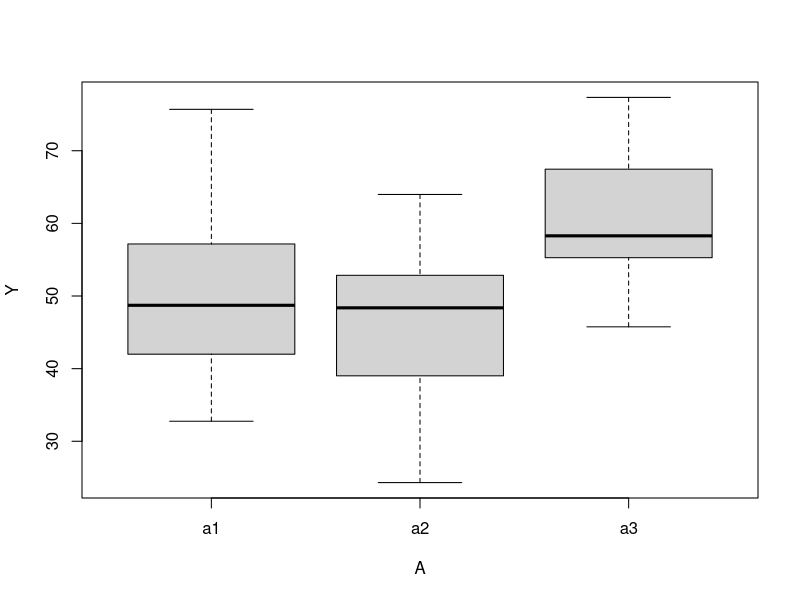

Reproduce this figure in R.
library(car)
library(carData)
A <- as.factor(c(rep("a1", 25), rep("a2", 30), rep("a3", 28)))
Y <- c(rnorm(25, 50, 15), rnorm(30, 46, 10), rnorm(28, 61, 8))
boxplot(Y ~ A, ylab = "Y")
M <- lm(Y ~ A)
Anova(M)

# ! Anova Table (Type II tests)

# !Response: Y
# !           Sum Sq Df F value   Pr(>F)
# !A          6207.7  2  18.471 2.54e-07 ***
# !Residuals 13443.3 80
# !Signif. codes:  0 ‘***’ 0.001 ‘**’ 0.01 ‘*’ 0.05 ‘.’ 0.1 ‘ ’ 1

# the first DF is equal to the number of levels of the factor minus 1

# the target statistic is F (Fisher's F-test), similar to the t but for the variance.

# and if we look at the output for the lm()

# ! Residuals:
# !     Min      1Q  Median      3Q     Max
# ! -45.423  -5.843   0.721   6.911  29.779

# ! Coefficients:
# !             Estimate Std. Error t value Pr(>|t|)
# ! (Intercept)   44.740      2.593  17.257  < 2e-16 ***
# ! Aa2           -2.544      3.510  -0.725    0.471
# ! Aa3           16.773      3.567   4.702 1.06e-05 ***
# ! ---
# ! Signif. codes:  0 ‘***’ 0.001 ‘**’ 0.01 ‘*’ 0.05 ‘.’ 0.1 ‘ ’ 1

# ! Residual standard error: 12.96 on 80 degrees of freedom
# ! Multiple R-squared:  0.3159,    Adjusted R-squared:  0.2988
# ! F-statistic: 18.47 on 2 and 80 DF,  p-value: 2.54e-07

# Here we have not only one slope but two, one for each level of the factor. The intercept is A1 (the baseline for out categorical variable).

# Even if we are using a linear model, the categorical variables are as boolean (dummy variables -> https://en.wikipedia.org/wiki/Dummy_variable_(statistics)), so we have a slope for each level of the factor.
